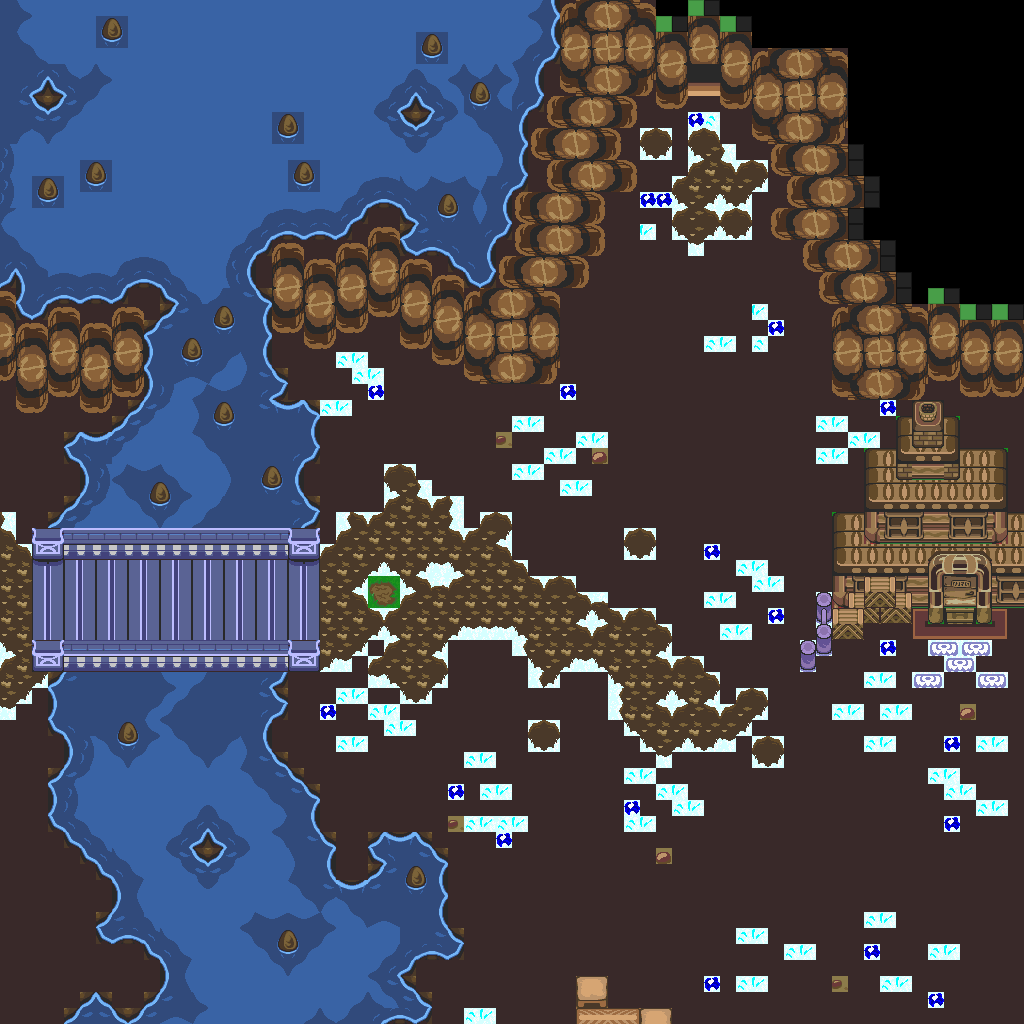

A 2D game scene composited from a Tiled map and its tileset images. What follows is a short description and the map's XML, with each tile layer's data collapsed to a summary:
An orthogonal 64x64 tile map with 16x16 px tiles, 1 tile layer (base), 2 hidden layers not drawn and 4 objects.

<map version="1.10" tiledversion="1.12.1" orientation="orthogonal" renderorder="right-down" width="64" height="64" tilewidth="16" tileheight="16" infinite="0" nextlayerid="4" nextobjectid="5">
 <tileset firstgid="1" source="../classiciphone_pics4.tsx" />
 <layer id="1" name="base" width="64" height="64">
  <data>[4096 cells, 4096 non-empty, 182 distinct tile ids]</data>
 </layer>
 <layer id="2" name="collision" width="64" height="64" visible="0">
  <properties><property name="collision" value="true" /></properties>
  <data>[4096 cells, 1264 non-empty, 1 distinct tile ids]</data>
 </layer>
 <layer id="3" name="water" width="64" height="64" visible="0">
  <properties><property name="terrain" value="water" /></properties>
  <data>[4096 cells, 754 non-empty, 1 distinct tile ids]</data>
 </layer>
 <objectgroup id="4" name="npcs">
  <object id="1" x="368.0" y="576.0" width="16" height="16">
   <properties>
    <property name="script" type="string">-- Auto-converted from GraalScript
joinResource("rock_1")</property>
   </properties>
  </object>
  <object id="2" x="816.0" y="672.0" width="16" height="16">
   <properties>
    <property name="gani" value="classic_minesign.png" />
    <property name="script" type="string">-- Auto-converted from GraalScript
</property>
   </properties>
  </object>
  <object id="3" x="880.0" y="352.0" width="16" height="16">
   <properties>
    <property name="gani" value="smoke.mng" />
    <property name="script" type="string">-- Auto-converted from GraalScript
-- //#CLIENTSIDE;
self.dontblock = true
-- drawoverplayer;</property>
   </properties>
  </object>
  <object id="4" x="1008.0" y="416.0" width="16" height="16">
   <properties>
    <property name="gani" value="smoke.mng" />
    <property name="script" type="string">-- Auto-converted from GraalScript
-- //#CLIENTSIDE;
self.dontblock = true
-- drawoverplayer;</property>
   </properties>
  </object>
 </objectgroup>
</map>
